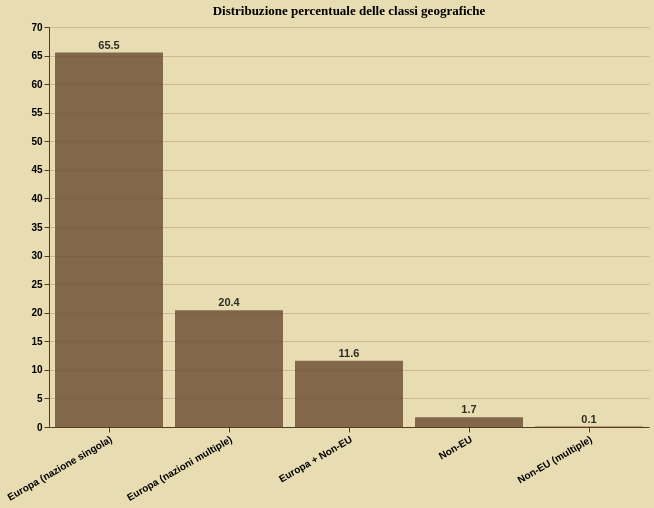

Write a Vega-Lite specification for this figure.
### Vega-Lite specification from a JSON file in a GitHub repository (floating-point values rounded to 4 significant figures)
{"$schema": "https://vega.github.io/schema/vega-lite/v5.20.1.json", "config": {"area": {"color": "#6b4a32", "opacity": 0.8}, "axis": {"domainColor": "#5a3921", "gridColor": "#5a3921", "gridOpacity": 0.2, "labelColor": "black", "labelFontWeight": "bold", "tickColor": "#5a3921", "titleColor": "black", "titleFont": "EB Garamond"}, "background": "#e8ddb2", "bar": {"color": "#6b4a32", "opacity": 0.8}, "legend": {"labelColor": "black", "labelFont": "EB Garamond", "titleColor": "black", "titleFont": "EB Garamond"}, "line": {"color": "#6b4a32", "opacity": 0.8}, "mark": {"color": "#6b4a32", "opacity": 0.8}, "point": {"color": "#6b4a32", "opacity": 0.8}, "title": {"color": "black", "font": "EB Garamond", "fontWeight": "bold"}, "view": {"height": 250, "stroke": null, "width": 350}}, "data": {"name": "data-d282eb09820deb7e60a9a4d4b1f8eafa"}, "datasets": {"data-d282eb09820deb7e60a9a4d4b1f8eafa": [{"Classe geografica": "Europa (nazione singola)", "Count": 1931346, "Final Class": "eu", "Percentage": 65.52}, {"Classe geografica": "Europa (nazioni multiple)", "Count": 602674, "Final Class": "ambiguous_all_eu", "Percentage": 20.44}, {"Classe geografica": "Europa + Non-EU", "Count": 341608, "Final Class": "ambiguous_mixed", "Percentage": 11.59}, {"Classe geografica": "Non-EU", "Count": 50262, "Final Class": "non-eu", "Percentage": 1.7}, {"Classe geografica": "Non-EU (multiple)", "Count": 1977, "Final Class": "ambiguous_all_non_eu", "Percentage": 0.07}]}, "height": 400, "layer": [{"encoding": {"tooltip": [{"field": "Classe geografica", "title": "Classe", "type": "nominal"}, {"field": "Count", "title": "N. affiliazioni", "type": "quantitative"}, {"field": "Percentage", "title": "%", "type": "quantitative"}], "x": {"axis": {"labelAngle": -30, "labelFontWeight": "bold"}, "field": "Classe geografica", "sort": "-y", "title": "", "type": "nominal"}, "y": {"field": "Percentage", "title": "", "type": "quantitative"}}, "mark": {"type": "bar"}, "title": "Distribuzione percentuale delle classi geografiche"}, {"encoding": {"text": {"field": "Percentage", "format": ".1f", "type": "quantitative"}, "x": {"field": "Classe geografica", "sort": "-y", "type": "nominal"}, "y": {"field": "Percentage", "type": "quantitative"}}, "mark": {"align": "center", "baseline": "bottom", "dy": -2, "fontWeight": "bold", "type": "text"}}], "width": 600}
